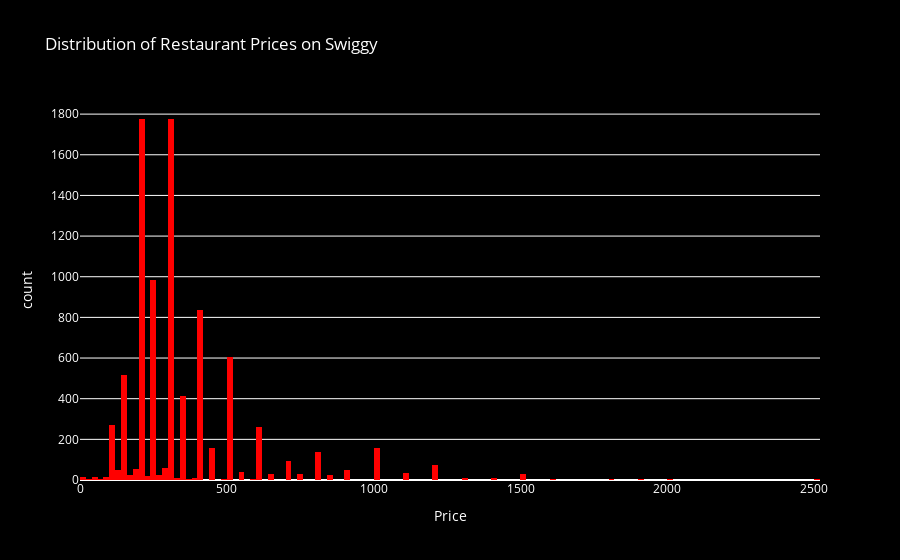

Write notebook code for a chart like this one.
### Code cell
# Distribution of restaurant prices
fig = px.histogram(df, x='Price', title='Distribution of Restaurant Prices on Swiggy')

fig.update_traces(marker_color='red')

fig.update_layout(
    plot_bgcolor='black',
    paper_bgcolor='black',  
    font_color='white' 
)

fig.show()

### Figure 1 — Plotly figure (JSON) as saved in the notebook; plotly's stock layout.template omitted (floating-point values rounded to 4 significant figures; data arrays with more than 128 entries replaced by an {"elided": "..."} marker saying what was removed)
{"data": [{"alignmentgroup": "True", "bingroup": "x", "hovertemplate": "Price=%{x}<br>count=%{y}<extra></extra>", "legendgroup": "", "marker": {"color": "red", "pattern": {"shape": ""}}, "name": "", "offsetgroup": "", "orientation": "v", "showlegend": false, "type": "histogram", "x": {"elided": "8680 int values"}, "xaxis": "x", "yaxis": "y"}], "layout": {"barmode": "relative", "font": {"color": "white"}, "legend": {"tracegroupgap": 0}, "paper_bgcolor": "black", "plot_bgcolor": "black", "title": {"text": "Distribution of Restaurant Prices on Swiggy"}, "xaxis": {"anchor": "y", "domain": [0, 1], "title": {"text": "Price"}}, "yaxis": {"anchor": "x", "domain": [0, 1], "title": {"text": "count"}}}}
